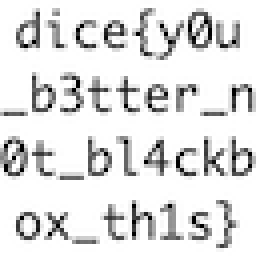
#> input picture dicectf-quals-2024/dicenet/ml/flag.png, 64 x 64 px (shown 4 times larger)
$ python generate_dataset.py
#> lines starting #> are read from the running program, lines starting #| are printed output that depends on the picture
import numpy as np
import os
from PIL import Image

def add_noise(flag):
	arr = flag + np.random.normal(scale=5, size=(64, 64))
	arr *= 255/260
	return Image.fromarray(arr.astype('uint8')).convert('L')

def random_image():
	arr = np.random.rand(64, 64) * 255
	return Image.fromarray(arr.astype('uint8')).convert('L')

os.makedirs('dataset/flag')
os.makedirs('dataset/notflag')

img = Image.open('flag.png').convert('L').resize((64, 64))
#> img is the input picture: PIL image 64x64 L; min 0, max 255, mean 224.7
flag = np.array(img.getdata()).astype(np.float32).reshape((64, 64))
for i in range(5000):
	im = add_noise(flag)
	im.save(f'dataset/flag/{i}.png')
#> this loop made 5000 passes
#> pass 1, in add_noise, `arr = flag + np.random.normal(scale=5, size=(64, 64))`:
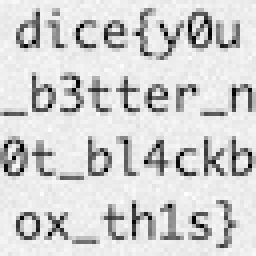
#> arr: shape (64, 64) float64 (shown 4 times larger); min -9.79, max 274, mean 224.5; drawn with min black and max white
#> pass 1, `im = add_noise(flag)`:
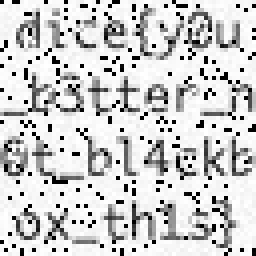
#> im: PIL image 64x64 L (shown 4 times larger); min 0, max 255, mean 204.2
#> after the loop:
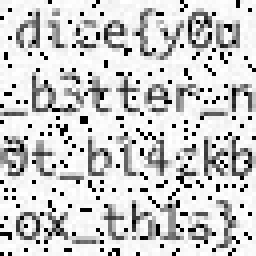
#> im: PIL image 64x64 L (shown 4 times larger); min 0, max 255, mean 203.8

for i in range(5000):
	im = random_image()
	im.save(f'dataset/notflag/{i}.png')
#> this loop made 5000 passes
#> pass 1, `im = random_image()`:
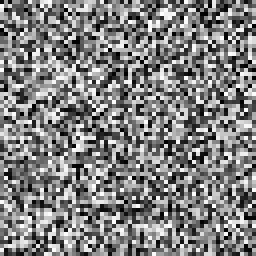
#> im: PIL image 64x64 L (shown 4 times larger); min 0, max 254, mean 127.8
#> pass 2, `im = random_image()`:
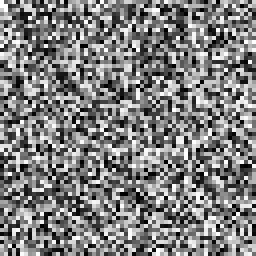
#> im: PIL image 64x64 L (shown 4 times larger); min 0, max 254, mean 126.7
#> pass 3, `im = random_image()`:
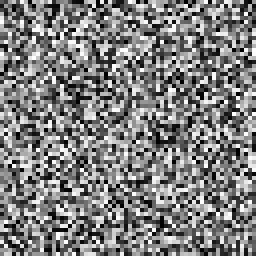
#> im: PIL image 64x64 L (shown 4 times larger); min 0, max 254, mean 126.6
#> after the loop:
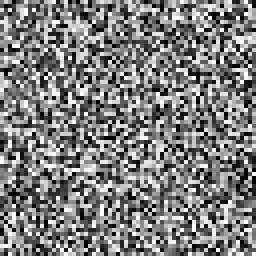
#> im: PIL image 64x64 L (shown 4 times larger); min 0, max 254, mean 125.9
